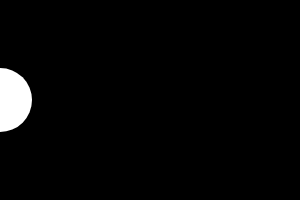
Frame 1 (no input)
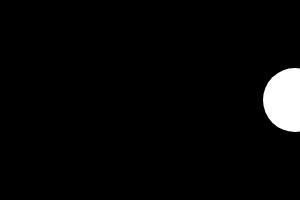
Frame 60 (no input)
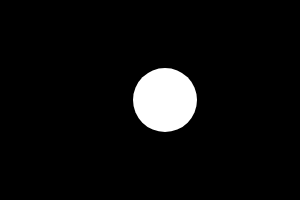
Frame 120 (the mouse pressed at the canvas centre since frame 60)

The p5.js sketch that drew these frames (run headless with seeded random() and noise() and a simulated clock; from frame 60 on, the mouse is pressed at the canvas centre):

// p5.js sketch
// ── sketch.js
let circleX = 0;
let circleXspeed = 5;

function setup() {
  createCanvas(300, 200).mousePressed(function() {
    circleX = mouseX;
  });
  createSpan('click on canvas to move circle');
}

function draw() {
  background(0);
  noStroke();
  fill(255);
  circle(circleX, 100, 64);
  circleX = circleX + circleXspeed;
  if (circleX > width || circleX < 0) {
    circleXspeed = - circleXspeed;    
  }
}

// https://editor.p5js.org/jht1493/sketches/CcyPaL7GQ
// 3.2 variable circleXspeed OR

// https://editor.p5js.org/jht1493/sketches/TAV5p1sMW
// 3.2 variable circleXspeed

// https://editor.p5js.org/jht1493/sketches/NO5mWO62W
// 3.1 variable circleX width if

// https://editor.p5js.org/jht1493/sketches/CwYDz_4N2
// 2.2.2 variable circleX width

// https://editor.p5js.org/jht1493/sketches/v9zsQFPqN
// 2.2 variable circleX

// Make Your Own (Make Your Own Variable)
// Code! Programming with p5.js
// The Coding Train / Daniel Shiffman
// https://thecodingtrain.com/beginners/p5js/2.2-make-your-own.html
// https://youtu.be/dRhXIIFp-ys

// Make Your Own Variable: https://editor.p5js.org/codingtrain/sketches/xPXNdPy17
// Growing Circle Exercise: https://editor.p5js.org/codingtrain/sketches/ehbMJ-otC
